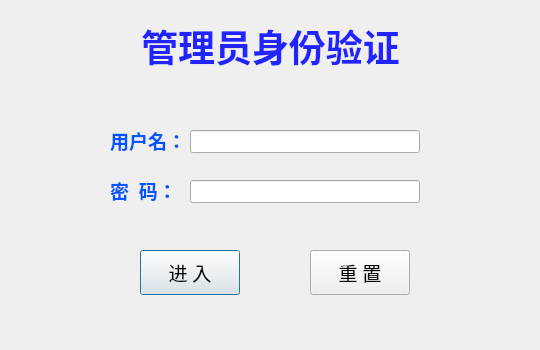
<?xml version="1.0" encoding="UTF-8"?>
<ui version="4.0">
 <class>AdVerification</class>
 <widget class="QDialog" name="AdVerification">
  <property name="geometry">
   <rect>
    <x>0</x>
    <y>0</y>
    <width>540</width>
    <height>350</height>
   </rect>
  </property>
  <property name="windowTitle">
   <string>Dialog</string>
  </property>
  <widget class="QLabel" name="nameLabel">
   <property name="geometry">
    <rect>
     <x>110</x>
     <y>130</y>
     <width>91</width>
     <height>21</height>
    </rect>
   </property>
   <property name="font">
    <font>
     <family>仿宋</family>
     <pointsize>14</pointsize>
     <weight>75</weight>
     <bold>true</bold>
    </font>
   </property>
   <property name="styleSheet">
    <string notr="true">color: rgb(0, 85, 255);</string>
   </property>
   <property name="text">
    <string>用户名：</string>
   </property>
  </widget>
  <widget class="QLabel" name="nameLabel_2">
   <property name="geometry">
    <rect>
     <x>110</x>
     <y>180</y>
     <width>91</width>
     <height>21</height>
    </rect>
   </property>
   <property name="font">
    <font>
     <family>仿宋</family>
     <pointsize>14</pointsize>
     <weight>75</weight>
     <bold>true</bold>
    </font>
   </property>
   <property name="styleSheet">
    <string notr="true">color: rgb(0, 85, 255);</string>
   </property>
   <property name="text">
    <string>密  码：</string>
   </property>
  </widget>
  <widget class="QLineEdit" name="passwordLineEdit">
   <property name="geometry">
    <rect>
     <x>190</x>
     <y>180</y>
     <width>230</width>
     <height>23</height>
    </rect>
   </property>
  </widget>
  <widget class="QLabel" name="label">
   <property name="geometry">
    <rect>
     <x>0</x>
     <y>0</y>
     <width>541</width>
     <height>91</height>
    </rect>
   </property>
   <property name="font">
    <font>
     <family>楷体</family>
     <pointsize>28</pointsize>
     <weight>75</weight>
     <bold>true</bold>
    </font>
   </property>
   <property name="styleSheet">
    <string notr="true">color: rgb(33, 36, 255);</string>
   </property>
   <property name="text">
    <string>管理员身份验证</string>
   </property>
   <property name="alignment">
    <set>Qt::AlignCenter</set>
   </property>
  </widget>
  <widget class="QPushButton" name="enterBtn">
   <property name="geometry">
    <rect>
     <x>140</x>
     <y>250</y>
     <width>100</width>
     <height>45</height>
    </rect>
   </property>
   <property name="font">
    <font>
     <family>楷体</family>
     <pointsize>14</pointsize>
     <weight>50</weight>
     <bold>false</bold>
    </font>
   </property>
   <property name="text">
    <string>进 入</string>
   </property>
  </widget>
  <widget class="QLineEdit" name="userNameLineEdit">
   <property name="geometry">
    <rect>
     <x>190</x>
     <y>130</y>
     <width>230</width>
     <height>23</height>
    </rect>
   </property>
  </widget>
  <widget class="QPushButton" name="resetBtn">
   <property name="geometry">
    <rect>
     <x>310</x>
     <y>250</y>
     <width>100</width>
     <height>45</height>
    </rect>
   </property>
   <property name="font">
    <font>
     <family>楷体</family>
     <pointsize>14</pointsize>
    </font>
   </property>
   <property name="text">
    <string>重 置</string>
   </property>
  </widget>
 </widget>
 <resources/>
 <connections/>
</ui>
